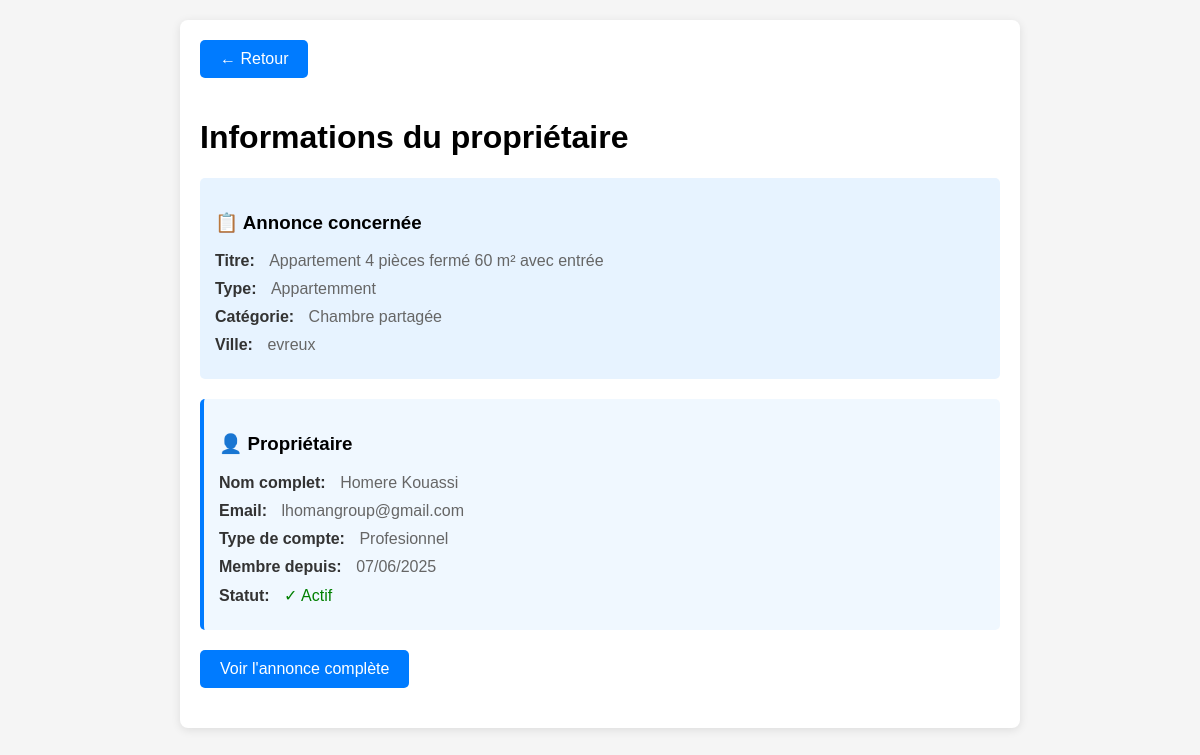
The page /annonce/proprietaire-annonce/7/ on the database its author committed.
### annonce/models.py (models this page shows)
class Annonce(models.Model):
    user = models.ForeignKey(
        settings.AUTH_USER_MODEL,
        null=True,
        on_delete=models.CASCADE,
        unique=False
    )
    class TypeHebergement(models.TextChoices):
        Appartemment = 'APPT', _('Appartemment')
        Maison = 'MAIS', _('Maison')
        Studio = 'STUD', _('Studio')
        Autre = 'OTHR', _('Autre')
    hebergement_choice = models.CharField(
        max_length=4,
        choices=TypeHebergement.choices,
        default=TypeHebergement.Appartemment,
        verbose_name="Type d'hébergement"
    )
    class TypeLocation(models.TextChoices):
        logement_entier = 'ENTR', _('Logement entier')
        chambre_privee = 'PRIV', _('Chambre privée')
        chambre_partagee = 'PART', _('Chambre partagée')
    type_location_choices = models.CharField(
        max_length=4,
        choices=TypeLocation.choices,
        default=TypeLocation.logement_entier,
        verbose_name="Location partielle ou totale"
    )
    categorie_logement = models.CharField(max_length=50, blank=True)
    titre_logement = models.CharField(max_length=50, blank=True)
    description = models.TextField(blank=True)
    nombre_personne = IntegerField(
        default=1,
        validators=[
            MaxValueValidator(20),
            MinValueValidator(1)
        ],
        blank=True
    )
    pieces_couchage = IntegerField(
        default=1,
        validators=[
            MaxValueValidator(10),
            MinValueValidator(1)
        ],
        blank=True
    )
    equipements = models.ManyToManyField(Equipements, blank=True)
    services = models.ManyToManyField(Services, blank=True)
    categorie_service = models.ManyToManyField(CategorieService, blank=True)
    charges = models.ManyToManyField(Charges, blank=True)
    dureeLocationMini = models.CharField(blank=True,null=True, max_length=50)
    dureeLocationMaxi = models.CharField(blank=True,null=True, max_length=50)
    loyer_tc = models.FloatField(max_length=50, blank=True, null=True)
    charges_loyer = models.FloatField(max_length=50, blank=True, null=True)
    reservation = models.OneToOneField(
        settings.AUTH_USER_MODEL,
        null=True,
        on_delete=models.CASCADE,
        unique=False,
        related_name = 'user_reserved'
    )
    reserved = models.BooleanField(default=False)
    locataire_interesse = models.ForeignKey(
        settings.AUTH_USER_MODEL,
        null=True,
        blank=True,
        on_delete=models.SET_NULL,
        related_name='annonces_interessees',
        verbose_name='Locataire intéressé'
    )
    address = models.OneToOneField(
        AdressAnnonce,
        on_delete=models.CASCADE,
        null=True,
    )

class AdressAnnonce(models.Model):
    rue = models.CharField(blank=True, max_length=20)
    voie = models.CharField(blank=True, max_length=35)
    ville = models.CharField(blank=True, max_length=20)
    region = models.CharField(blank=True, max_length=20)
    zipCode = models.CharField(blank=True, max_length=5)
    pays = models.CharField(blank=True, max_length=20)

### account/models.py (models this page shows, shortened)
class Account(AbstractBaseUser):
    email = models.EmailField(verbose_name="email", max_length=60, unique=True)
    date_joined = models.DateTimeField(verbose_name='date joined', auto_now_add=True)
    last_login = models.DateTimeField(verbose_name='last login', auto_now=True)
    is_admin = models.BooleanField(default=False)
    is_active = models.BooleanField(default=False)
    is_staff = models.BooleanField(default=False)
    is_superuser = models.BooleanField(default=False)
    first_name = models.CharField(max_length=50)
    last_name = models.CharField(max_length=50)
    telephone = models.CharField(max_length=10)
    photo_profil = models.ImageField(blank=True)
    photo_identite = models.ImageField(blank=True)
    photo_stream = models.ImageField(blank=True)
    class TypePackages(models.TextChoices):
        bronze = 'BRON', _('Bronze')
        silver = 'SILV', _('Silver')
        gold = 'GOLD', _('Gold')
    packages_type = models.CharField(
        max_length=4,
        choices=TypePackages.choices,
        default=TypePackages.bronze,
        verbose_name="Package"
    )
    class TypeLocataire(models.TextChoices):
        particulier = 'PART', _('Particulier')
        profesionnel = 'PROF', _('Profesionnel')
    typelocataire = models.CharField(
        max_length=4,
        choices=TypeLocataire.choices,
        default=TypeLocataire.particulier,
        verbose_name="Type de loueur"
    )
    USERNAME_FIELD = 'email'
    REQUIRED_FIELDS = ['first_name','last_name','telephone','typelocataire']
    objects = MyAccountManager()

### annonce/views.py (the view)
# urls.py: path('proprietaire-annonce/<int:pk>/', views.proprietaire_annonce, name='proprietaire_annonce'),
def proprietaire_annonce(request, pk):
    annonce = get_object_or_404(Annonce, pk=pk)
    proprietaire = annonce.user
    context = {
        'annonce': annonce,
        'proprietaire': proprietaire
    }
    return render(request, 'annonce/proprietaire_info.html', context)

### templates/annonce/proprietaire_info.html (shortened to what this page needs)
<!DOCTYPE html>
<html>
<head>
</head>
<body>
    <div class="container">
        <a href="{% url 'dashboard-list' %}" class="back-btn">← Retour</a>
        <h1>Informations du propriétaire</h1>
        <div class="annonce-info">
            <h3>📋 Annonce concernée</h3>
            <div class="info-row">
                <span class="label">Titre:</span>
                <span class="value">{{ annonce.titre_logement|default:"Sans titre" }}</span>
            </div>
            <div class="info-row">
                <span class="label">Type:</span>
                <span class="value">{{ annonce.get_hebergement_choice_display }}</span>
            </div>
            <div class="info-row">
                <span class="label">Catégorie:</span>
                <span class="value">{{ annonce.get_type_location_choices_display }}</span>
            </div>
            {% if annonce.address %}
            <div class="info-row">
                <span class="label">Ville:</span>
                <span class="value">{{ annonce.address.ville }}</span>
            </div>
            {% endif %}
        </div>
        <div class="proprietaire-info">
            <h3>👤 Propriétaire</h3>
            <div class="info-row">
                <span class="label">Nom complet:</span>
                <span class="value">{{ proprietaire.first_name }} {{ proprietaire.last_name }}</span>
            </div>
            <div class="info-row">
                <span class="label">Email:</span>
                <span class="value">{{ proprietaire.email }}</span>
            </div>
            <div class="info-row">
                <span class="label">Type de compte:</span>
                <span class="value">{{ proprietaire.get_typelocataire_display }}</span>
            </div>
            <div class="info-row">
                <span class="label">Membre depuis:</span>
                <span class="value">{{ proprietaire.date_joined|date:"d/m/Y" }}</span>
            </div>
            <div class="info-row">
                <span class="label">Statut:</span>
                <span class="value">
                    {% if proprietaire.is_active %}
                        <span style="color: green;">✓ Actif</span>
                    {% else %}
                        <span style="color: red;">✗ Inactif</span>
                    {% endif %}
                </span>
            </div>
        </div>
        <div style="margin-top: 20px;">
            <a href="/annonce/detail_annonce/{{ annonce.id }}/" class="back-btn">Voir l'annonce complète</a>
        </div>
    </div>
</body>
</html>

### templates/annonce/proprietaire_info.html (style rules this page uses)
body { font-family: Arial, sans-serif; margin: 20px; background-color: #f5f5f5; }
.container { max-width: 800px; margin: 0 auto; background: white; padding: 20px; border-radius: 8px; box-shadow: 0 2px 10px rgba(0,0,0,0.1); }
.annonce-info { background: #e7f3ff; padding: 15px; border-radius: 5px; margin-bottom: 20px; }
.proprietaire-info { background: #f0f8ff; padding: 15px; border-radius: 5px; border-left: 4px solid #007bff; }
.info-row { margin: 10px 0; }
.label { font-weight: bold; color: #333; }
.value { color: #666; margin-left: 10px; }
.back-btn { background: #007bff; color: white; padding: 10px 20px; text-decoration: none; border-radius: 5px; display: inline-block; margin-bottom: 20px; }

### rows shown on the page
Annonce: titre_logement "Appartement 4 pièces fermé 60 m² avec entrée", hebergement_choice "Appartemment", type_location_choices "Chambre partagée", address.ville "evreux"
Account: first_name "Homere", last_name "Kouassi", email "lhomangroup@gmail.com", typelocataire "Profesionnel", date_joined "07/06/2025"
